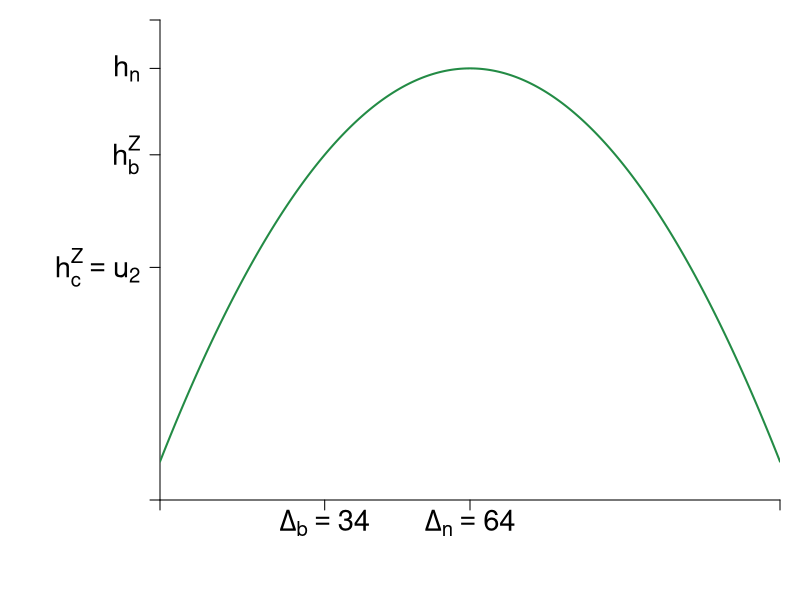

Reproduce this figure in R. (Note: this script raises an error after producing the figure.)
#Graph Designer: Simon Halliday, Scott Cohn
#Authors: Bowles, Foley and Halliday
#Title: Coordination, Conflict and Competition: A Text in Microeconomics

library(shape)
pdf(file = "risk/zhao_rice_problem.pdf", width = 8, height = 6)


#Set parameters for graphics
pointsize <- 1.8
axislabelsize <- 1.8
labelsize <- 1.75
namesize <- 1.8
annotatesize <- 1.5
graphlinewidth <- 2
segmentlinewidth <- 1.5

COL <- c("#7fc97f", "#beaed4", "#fdc086", "#ffff99", "#386cb0", "#f0027f", "#bf5b17", "#666666")
COLA <- c("#e0f3db", "#99d8c9","#66c2a4","#41ae76", "#238b45", "#005824")
COLB <- c("#c6dbef", "#4eb3d3", "#2b8cbe", "#0868ac","#084081")
COLC <- c("#fcfbfd", "#efedf5", "#dadaeb", "#bcbddc", "#9e9ac8", "#807dba", "#6a51a3", "#54278f", "#3f007d")
grays <- gray.colors(25, start = 1, end = 0, alpha = 1)

#Edited the margins to cater for the larger LHS labels
par(mar =  c(5, 8, 1, 1))

return <- function(d){
  400 + 128*d - d^2
}

uA <- function(d, h){
  h - 9*d - 7*d^2
}

uA2 <- function(d, h){
  h - 9*d - 0.75*d^2
}

indiffA <- function(d, int = 3596) {
  int + 9*d + 0.75*d^2
}

insurance <- function(d, intercept = 3130, slope = 23.5){
  intercept  + slope*d
}

ff <- function(x, c = 12, s = 1/3){
  c - s*x
}

xlims <- c(0, 128)
ylims <- c(0, 5000)

npts <- 501 
x <- seq(xlims[1], xlims[2], length.out = npts)
y <- seq(ylims[1], ylims[2], length.out = npts) 
a <- c(uA2(d = 34, h = return(d=34)) - 800, uA2(d = 34, h = return(d=34)), uA2(d = 34, h = return(d=34)) + 800)

plot(0, 0, xlim = xlims, ylim = ylims, type = "n",
     xlab = expression(paste("")),
     ylab = expression(paste("")), 
     xaxt = "n", 
     yaxt = "n", 
     cex.lab = axislabelsize, 
     bty = "n", 
     xaxs = "i", 
     yaxs = "i"
)



ticksy <- c(ylims[1], uA2(d = 34, h = 3596), return(d = 34), return(d = 64), ylims[2])
#ylabels <- c(NA, expression(paste(hat(y)[a] == 1.25)), NA)
ylabels <- c(NA, expression(paste(h[c]^Z)== u[2]), expression(paste(h[b]^{Z})), expression(paste(h[n])), NA)
#ylabels <- c(NA, expression(paste(-(1 + rho))), expression(paste(y[a] == frac(q,4))), NA)
ticksx <- c(xlims[1], 34, 64, xlims[2])
xlabels <- c(NA, expression(paste(Delta[b] == 34)), expression(paste(Delta[n] == 64)), NA)

axis(1, at = ticksx, pos = 0, labels = xlabels, cex.axis = labelsize)
axis(2, at = ticksy, pos = 0, labels = ylabels, las = 1, cex.axis = labelsize)

npts <- 500 
xx1 <- seq(xlims[1], xlims[2], length.out = npts)
xx2 <- seq(0, xlims[2], length.out = npts)
xx3 <- seq(1.5, 2.5, length.out = npts)
xx4 <- seq(3, 5, length.out = npts)
xx5 <- seq(7, 9, length.out = npts)

#Draw the graphs
lines(xx1, return(xx1), col = COLA[5], lwd = graphlinewidth)
lines(xx1, insurance(xx1), col = CBCols[3], lwd = graphlinewidth)
# lines(xx1, indiffA(xx1, int = a[1]), col = CBCols[2], lwd = graphlinewidth)
# lines(xx1, indiffA(xx1, int = a[3]), col = CBCols[2], lwd = graphlinewidth)

contour(x, y,
        outer(x, y, uA2),
        drawlabels = FALSE,
        col = COLB[4],
        lwd = graphlinewidth,
        levels = a,
        xaxs="i",
        yaxs="i",
        add = TRUE)


#Axis labels
#mtext(expression(paste("Risk, ", f)), side = 1, line = 2.5, cex = axislabelsize)
text(0.5*(xlims[2]), -700, expression(paste("Risk, ", Delta)), xpd = TRUE, cex = axislabelsize) 
#text(0.5*(xlims[2]), -0.1, expression(paste(f[a] == frac(1, 2))), xpd = TRUE, cex = labelsize) 

text(-25, 0.45*(ylims[2]), expression(paste("Expected harvest, ", h )), xpd = TRUE, cex = axislabelsize, srt = 90) 
#text(-0.02, -0.03, expression(paste(0)), xpd = TRUE, cex = labelsize) 

# segments(0.5, 0, 0.5, return(0.5), lty = 2, col = grays[20] , lwd = segmentlinewidth)
# segments(0, return(0.5), 0.5, return(0.5), lty = 2, col = grays[20] , lwd = segmentlinewidth)

segments(0, return(64), 64, return(64), lty = 2, col = "gray" , lwd = segmentlinewidth)
segments(64, 0, 64, return(64), lty = 2, col = "gray" , lwd = segmentlinewidth)

segments(0, return(34), 34, return(34), lty = 2, col = "gray" , lwd = segmentlinewidth)
segments(34, 0, 34, return(34), lty = 2, col = "gray" , lwd = segmentlinewidth)


#Annotate points 
text(64, return(64) + 200, expression(paste(n)), cex = labelsize)
points(64, return(64), pch = 16, col = "black", cex = 1.5)

text(34, return(34) + 200, expression(paste(b)), cex = labelsize)
points(34, return(34), pch = 16, col = "black", cex = 1.5)

#point for insurance
text(52, return(52) + 200, expression(paste(i[1])), cex = labelsize)
points(52, return(52), pch = 16, col = "black", cex = 1.5)

#point for insurance
text(9.5, 3350 - 200, expression(paste(i[2])), cex = labelsize)
points(9.5, 3350, pch = 16, col = "black", cex = 1.5)


text(90, 4800, expression(paste("insurance")), cex = labelsize)
text(90, 4500, expression(paste("line")), cex = labelsize)

text(56, 4800, expression(paste(u[1])), cex = labelsize)
text(46, 4800, expression(paste(u[2])), cex = labelsize)
text(36, 4800, expression(paste(u[3])), cex = labelsize)


dev.off()
